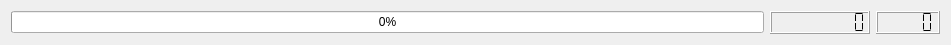
  <widget class="QWidget" name="layoutWidget">
   <property name="geometry">
    <rect>
     <x>12</x>
     <y>741</y>
     <width>951</width>
     <height>25</height>
    </rect>
   </property>
   <layout class="QHBoxLayout" name="horizontalLayout_3">
    <item>
     <widget class="QProgressBar" name="progressBar">
      <property name="enabled">
       <bool>true</bool>
      </property>
      <property name="value">
       <number>0</number>
      </property>
      <property name="textVisible">
       <bool>true</bool>
      </property>
     </widget>
    </item>
    <item>
     <widget class="QLCDNumber" name="lcdCycle">
      <property name="minimumSize">
       <size>
        <width>91</width>
        <height>0</height>
       </size>
      </property>
      <property name="smallDecimalPoint">
       <bool>false</bool>
      </property>
      <property name="numDigits">
       <number>9</number>
      </property>
      <property name="segmentStyle">
       <enum>QLCDNumber::Flat</enum>
      </property>
      <property name="intValue" stdset="0">
       <number>0</number>
      </property>
     </widget>
    </item>
    <item>
     <widget class="QLCDNumber" name="lcdNumber">
      <property name="smallDecimalPoint">
       <bool>false</bool>
      </property>
      <property name="segmentStyle">
       <enum>QLCDNumber::Flat</enum>
      </property>
      <property name="intValue" stdset="0">
       <number>0</number>
      </property>
     </widget>
    </item>
   </layout>
  </widget>
